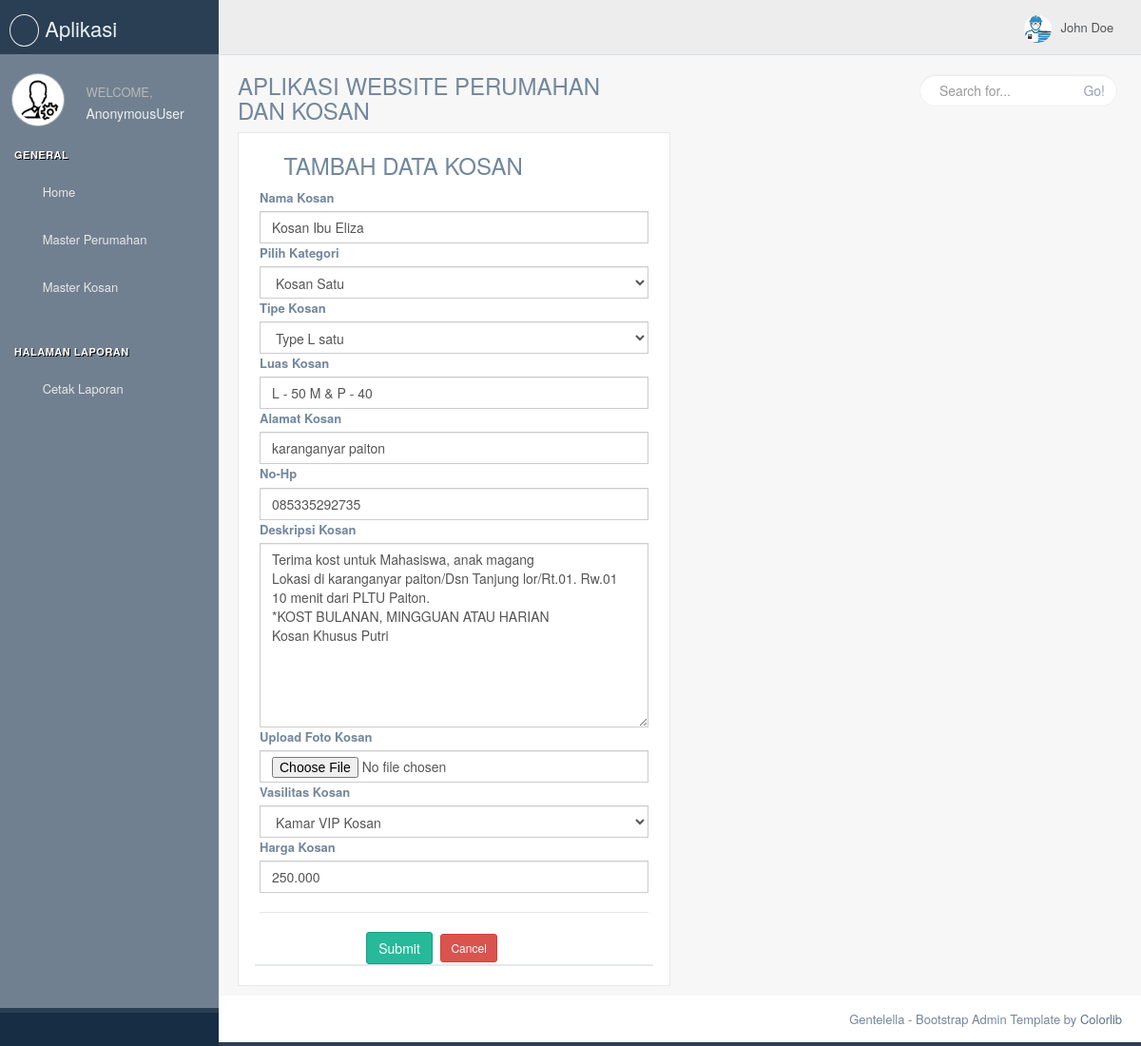
The page /edit_kosan/2 on the database its author committed.
### Aplikasi_Web_Perumahan2022/models.py (models this page shows, shortened)
class Model_kosan(models.Model):
	nama_kosan	= models.CharField(max_length = 1200)
	nama_kategori	= models.CharField(max_length = 1200)
	tipe_kosan	=models.CharField(max_length = 1200)
	luas	=models.CharField(max_length = 25)
	alamat	= models.CharField(max_length = 1200)
	nohp	= models.CharField(max_length = 1200)
	deskripsi	= models.CharField(max_length = 1200)
	foto_kosan	=models.ImageField(upload_to ='Berkas/', null=True)
	vasilitas	= models.CharField(max_length = 1200)
	harga	= models.CharField(max_length = 1200)
	published = models.DateTimeField(auto_now_add = True)
	updated = models.DateTimeField(auto_now = True)

### Aplikasi_Web_Perumahan2022/views.py (the view, shortened to what this page needs)
# urls.py: url(r'^edit_kosan/(?P<id_ksn>[0-9]+)$',Edit_kosan, name="edit_kosan"),
def Edit_kosan(request, id_ksn):
	select_kategori = Model_kategori_kosan.objects.all()
	select_vasilitas = Model_vasilitas_kosan.objects.all()
	edit_data = Model_kosan.objects.get(id=id_ksn)
	context = {
	'select_kategori': select_kategori,
	'select_vasilitas': select_vasilitas,
	'edit_data': edit_data
	}
	return render(request, 'Master_data/data_kosan/edit.html',  context)

### Aplikasi_Web_Perumahan2022/templates/Master_data/data_kosan/edit.html (shortened to what this page needs)
{% include "head_atas.html" %}
            <div class="row">
              <div class="col-md-6 col-sm-12 col-xs-12">
                <div class="x_panel">
                  <div class="x_title">
                    <h3><i class="fa fa-building-o"></i> TAMBAH DATA KOSAN</h3>
                    <form method="post" enctype="multipart/form-data">
                      <label>Nama Kosan</label>
                      <input type="text" name="nama_kosan" required class="form-control" placeholder="Enter Nama Kosan" value="{{edit_data.nama_kosan}}">
                      <label>Pilih Kategori</label>
                      <select class="form-control" name="nama_kategori" required>
                        <option>{{edit_data.nama_kategori}}</option>
                      </select>
                      <label>Tipe Kosan</label>
                      <select class="form-control" name="tipe_kosan" required>
                        <option>{{edit_data.tipe_kosan}}</option>
                      </select>
                      <label>Luas Kosan</label>
                      <input type="text" name="luas" required class="form-control" placeholder="Enter Luas Kosan" value="{{edit_data.luas}}">
                      <label>Alamat Kosan</label>
                      <input type="text" name="alamat" required class="form-control" placeholder="Enter Alamat" value="{{edit_data.alamat}}">
                      <label>No-Hp</label>
                      <input type="text" name="nohp" required class="form-control" placeholder="Enter No-Hp" value="{{edit_data.nohp}}">
                      <label>Deskripsi Kosan</label>
                      <textarea class="form-control" rows="9" name="deskripsi" required placeholder="Enter Deskripsi">{{edit_data.deskripsi}}</textarea>
                      <label>Upload Foto Kosan</label>
                      <input type="file" name="foto_kosan" required class="form-control" placeholder="Enter Foto Kosan" value="{{edit_data.foto_kosan}}">
                      <label>Vasilitas Kosan</label>
                      <select class="form-control" name="vasilitas" required>
                        <option>{{edit_data.vasilitas}}</option>
                      </select>
                      <label>Harga Kosan</label>
                      <input type="text" name="harga" required class="form-control" placeholder="Enter Harga" value="{{edit_data.harga}}">
                       <div class="ln_solid"></div>
                      <div class="form-group">
                        <div class="col-md-6 col-sm-6 col-xs-12 col-md-offset-3">
                          <button type="submit" class="btn btn-success">Submit</button>
                          <a href="{% url 'Kosan' %}" class="btn btn-sm btn-danger">
                          Cancel</a>
                        </div>
                      </div>
                    </form>
                  </div>
              </div>
            </div>
        </div>
</div>
</div>
{% include "head_bawah.html" %}

### rows shown on the page
Model_kosan: nama_kosan "Kosan Ibu Eliza", nama_kategori "Kosan Satu", tipe_kosan "Type L satu", luas "L - 50 M & P - 40", alamat "karanganyar paiton", nohp "085335292735", deskripsi "Terima kost untuk Mahasiswa, anak magang Lokasi di karanganyar paiton/Dsn Tanjung lor/Rt.01. Rw.01 10 menit dari PLTU Paiton. *KOST BULANAN, MINGGUAN ATAU HARIAN Kosan Khusus Putri", vasilitas "Kamar VIP Kosan", harga "250.000"

### other values the page prints
{{ user }} "AnonymousUser"
